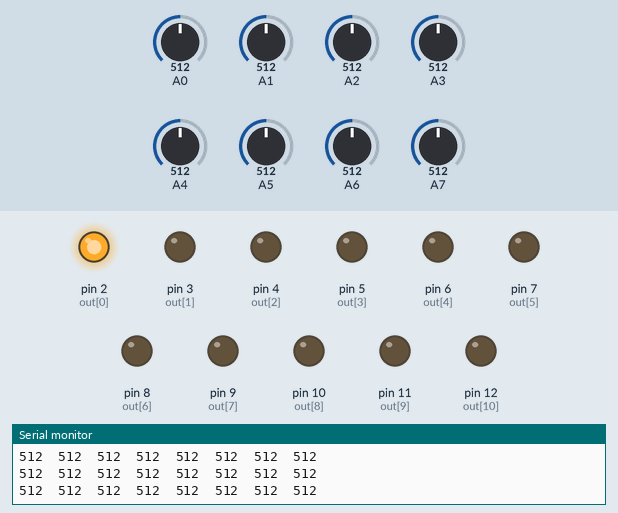
Recording of a sketch running on a simulated Arduino Uno, built with avr-gcc and run on an emulated ATmega328P. Shown: output pins drawn as LEDs (lit = HIGH), the last lines printed to the serial monitor. The inputs (shaded band) are chosen by the test bench; at power-on: A0 = 512, A1 = 512, A2 = 512, A3 = 512, A4 = 512, A5 = 512, A6 = 512, A7 = 512.

Above: at 1.2 s.
1.3 s: A0 set to 106
4.3 s: A0 set to 91
7.3 s: A1 set to 462
10.3 s: A1 set to 433
At 11.0 s:
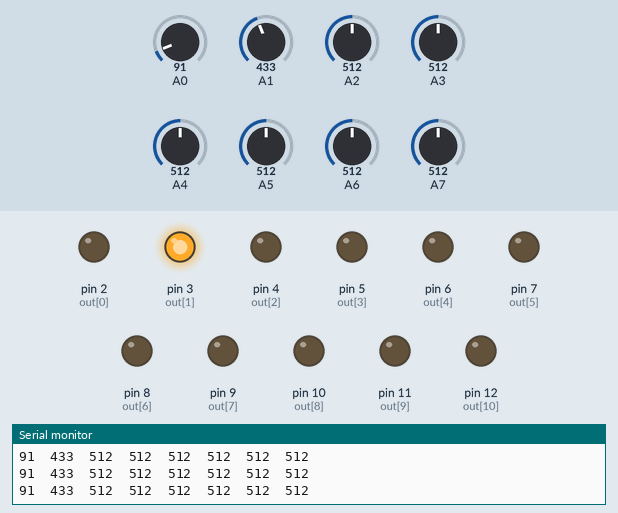
11.8 s: A1 set to 716
At 12.4 s:
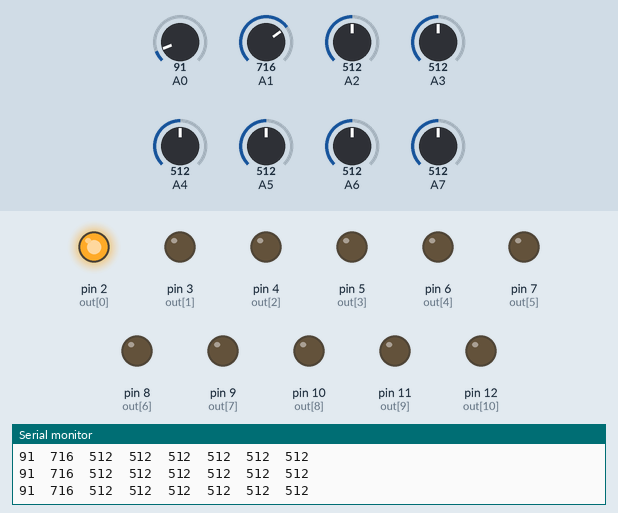
14.8 s: A1 set to 306
At 15.5 s:
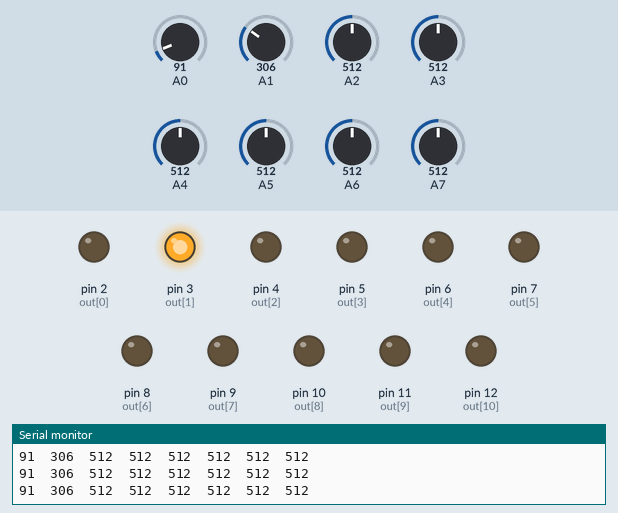
Timing chart, 0 to 17.8 s (numbered marks = the images above; inputs shaded):
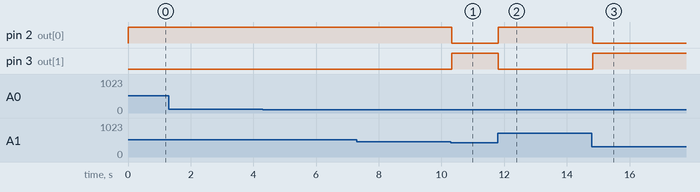

The sketch:

nano_delantero.ino
```cpp
  int colores[8];
  int out[11] = {2,3,4,5,6,7,8,9,10,11,12};
  int led = 13;

  void inicializacion(){
    for(int i = 0; i < 8; i++){
      colores[i] = 0;
    }
  }

  void lecturas_promedio(){
    //Lectura de fotorresistencias
    for(int j = 0; j < 10; j++){
      for(int i = 0; i < 8; i++){
        colores[i] += analogRead(i);
      }
    }
    for(int i = 0; i < 8; i++){
      colores[i] /= 10;
      Serial.print(colores[i]);
      Serial.print("\t");
    }
    Serial.println("");
  }

  void prendepin(){
    for(int i = 2; i < 11; i++){
      digitalWrite(out[i], HIGH);
    }
  }

  void apagapin(){
    for(int i = 2; i < 11; i++){
      digitalWrite(out[i], LOW);
    }
  }

  void apagatodo(){
    for(int i = 0; i < 11; i++){
      digitalWrite(out[i], LOW);
    }
  }

  const int um = 450;
  const int um_esp = 300;
  const int tm = 20;

  void setup(){

   Serial.begin(9600);

   for(int i = 0; i < 12; i++){
    pinMode(out[i], OUTPUT);
   }
   inicializacion();
  }

  void loop(){

    inicializacion();
    lecturas_promedio();

    //Izquierdo
    if(colores[0] > um_esp || colores[1] > um){
      digitalWrite(out[0], HIGH);
      digitalWrite(out[1], LOW);
      apagapin();
      digitalWrite(led, HIGH);
      delay(tm);
    }
    //Derecho
    else if(colores[4] > um_esp || colores[5] > um_esp){
      digitalWrite(out[0], LOW);
      digitalWrite(out[1], HIGH);
      apagapin();
      digitalWrite(led, HIGH);
      delay(tm);
    }
    //Meta Arriba
    else if(colores[2] > um || colores[3] > um){
      digitalWrite(out[0], HIGH);
      digitalWrite(out[1], HIGH);
      prendepin();
      digitalWrite(led, HIGH);
      delay(tm);
    }

    //Meta Abajo
    else if(colores[6] > um_esp || colores[7] > um_esp){
      digitalWrite(out[0], HIGH);
      digitalWrite(out[1], HIGH);
      apagapin();
      digitalWrite(led, HIGH);
      delay(tm);
    }

    //Libre
    else{
      digitalWrite(out[0], LOW);
      digitalWrite(out[1], LOW);
      apagapin();
      digitalWrite(led, LOW);
    }
  }
```

Measured:
- the behaviour switches between 451 and 450 on A1 (found by bisection; images 0 and 1)
- after the input at 10.3 s, pin 2 (out[0]): HIGH → LOW at once; pin 3 (out[1]): LOW → HIGH at once
- after the input at 11.8 s, pin 2 (out[0]): LOW → HIGH at once; pin 3 (out[1]): HIGH → LOW at once
- after the input at 14.8 s, pin 2 (out[0]): HIGH → LOW at once; pin 3 (out[1]): LOW → HIGH at once
